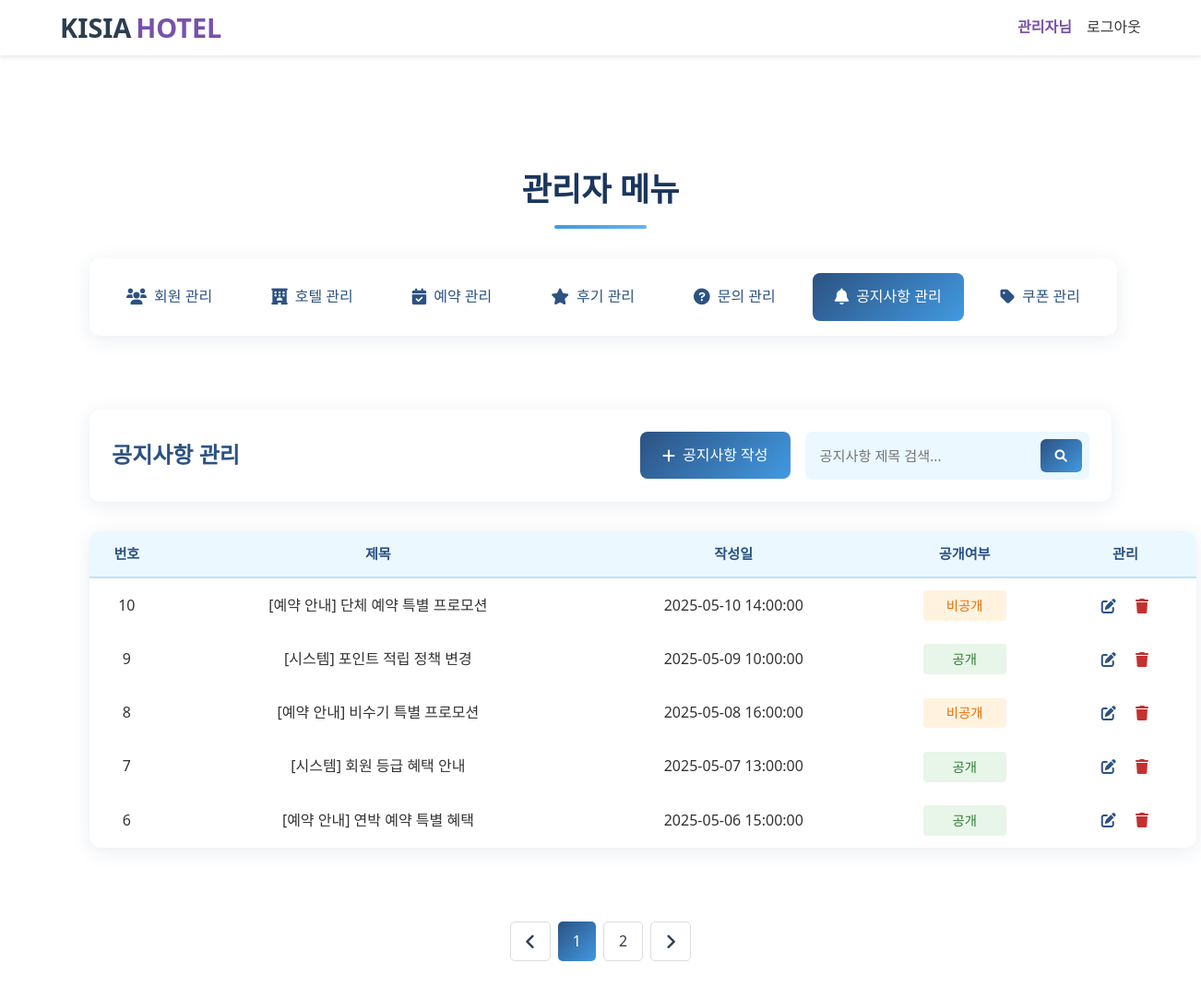
The page /admin/admin.php?tab=notices (signed in) on the database its author committed.
### tables this page shows
CREATE TABLE notices (
    notice_id INT PRIMARY KEY AUTO_INCREMENT,
    user_id INT NOT NULL,
    title VARCHAR(255) NOT NULL,
    content TEXT NOT NULL,
    created_at DATETIME DEFAULT CURRENT_TIMESTAMP,
    is_released BOOLEAN DEFAULT TRUE,
    FOREIGN KEY (user_id) REFERENCES users(user_id)
);

### src/includes/info_for_admin.php (called while the page is built, shortened)
<?php
include_once __DIR__ . '/../includes/db_connection.php';
$current_tab = isset($_GET['tab']) ? $_GET['tab'] : 'users';
$items_per_page = 5;
$page = isset($_GET['page']) ? (int)$_GET['page'] : 1;
$offset = ($page - 1) * $items_per_page;
if ($current_tab === 'users') {
    if (isset($_GET['user_name_search']) && trim($_GET['user_name_search']) !== '') {
        $keyword = trim($_GET['user_name_search']);
        $count_sql = "SELECT COUNT(*) as total FROM users WHERE username LIKE '%$keyword%'";
        $count_result = $conn->query($count_sql);
        $total_items = $count_result->fetch_assoc()['total'];
        $total_pages = ceil($total_items / $items_per_page);
        $sql = "SELECT * FROM users WHERE username LIKE '%$keyword%' ORDER BY user_id ASC LIMIT $offset, $items_per_page";
        $result = $conn->query($sql);
        $users = [];
        if ($result && $result->num_rows > 0) {
            while ($row = $result->fetch_assoc()) {
                $users[] = $row;
            }
        }
    }
    else {
        $count_sql = "SELECT COUNT(*) as total FROM users";
        $count_result = $conn->query($count_sql);
        $total_items = $count_result->fetch_assoc()['total'];
        $total_pages = ceil($total_items / $items_per_page);
        $sql = "SELECT * FROM users ORDER BY user_id ASC LIMIT $offset, $items_per_page";
        $result = $conn->query($sql);
        $users = [];
        if ($result && $result->num_rows > 0) {
            while ($row = $result->fetch_assoc()) {
                $users[] = $row;
            }
        }
    }
}
else if ($current_tab === 'notices') {
    if (isset($_GET['notice_title_search']) && trim($_GET['notice_title_search']) !== '') {
        $keyword = trim($_GET['notice_title_search']);
        $count_sql = "SELECT COUNT(*) as total FROM notices WHERE title LIKE '%$keyword%'";
        $count_result = $conn->query($count_sql);
        $total_items = $count_result->fetch_assoc()['total'];
        $total_pages = ceil($total_items / $items_per_page);
        $sql = "SELECT n.*, u.username
                FROM notices n
                JOIN users u ON n.user_id = u.user_id
                WHERE n.title LIKE '%$keyword%'
                ORDER BY n.notice_id DESC
                LIMIT $offset, $items_per_page";
        $result = $conn->query($sql);
        $notices = [];
        if ($result && $result->num_rows > 0) {
            while ($row = $result->fetch_assoc()) {
                $notices[] = $row;
            }
        }
    }
    else {
        $sql = "SELECT n.*, u.username
                FROM notices n
                JOIN users u ON n.user_id = u.user_id
                ORDER BY n.notice_id DESC
                LIMIT $offset, $items_per_page";
        $result = $conn->query($sql);
        $notices = [];
        if ($result && $result->num_rows > 0) {
            while ($row = $result->fetch_assoc()) {
                $notices[] = $row;
            }
        }
    }
}
?>

### src/admin/admin.php (the view, shortened to what this page needs)
<?php
include_once __DIR__ . '/../includes/header.php';
include_once __DIR__ . '/../includes/info_for_admin.php';
?>
    <main class="admin-container">
        <h2 class="admin-title">관리자 메뉴</h2>
        <div class="admin-menu">
            <ul>
                <li class="active" data-tab="users">
                    <i class="fas fa-users"></i>
                    회원 관리
                </li>
                <li data-tab="hotels">
                    <i class="fas fa-hotel"></i>
                    호텔 관리
                </li>
                <li data-tab="reservations">
                    <i class="fas fa-calendar-check"></i>
                    예약 관리
                </li>
                <li data-tab="reviews">
                    <i class="fas fa-star"></i>
                    후기 관리
                </li>
                <li data-tab="inquiries">
                    <i class="fas fa-question-circle"></i>
                    문의 관리
                </li>
                <li data-tab="notices">
                    <i class="fas fa-bell"></i>
                    공지사항 관리
                </li>
                <li data-tab="coupons">
                    <i class="fas fa-tag"></i>
                    쿠폰 관리
                </li>
            </ul>
        </div>
        <div class="admin-content">
            <section id="notices" class="content-section">
                <div class="section-header">
                    <h2>공지사항 관리</h2>
                    <div class="search-form-container">
                        <div class="section-actions">
                            <a href="notice-write.php" class="add-btn"><i class="fas fa-plus"></i> 공지사항 작성</a>
                        </div>
                        <form method="get" action="../includes/info_for_admin.php">
                            <div class="admin-search-box">
                                <input type="text" name="notice_title_search" placeholder="공지사항 제목 검색...">
                                <button><i class="fas fa-search"></i></button>
                            </div>
                        </form>
                    </div>
                </div>
                <?php if (empty($notices)): ?>
                    <div class="admin-no-results">검색 결과가 없습니다.</div>
                <?php else: ?>
                    <div class="table-container">
                        <table class="admin-table">
                            <thead>
                                <tr>
                                    <th>번호</th>
                                    <th>제목</th>
                                    <th>작성일</th>
                                    <th>공개여부</th>
                                    <th>관리</th>
                                </tr>
                            </thead>
                            <tbody>
                                <?php foreach ($notices as $notice): ?>
                                    <tr>
                                        <td><?= $notice['notice_id'] ?></td>
                                        <td><?= $notice['title'] ?></td>
                                        <td><?= $notice['created_at'] ?></td>
                                        <td>
                                            <?php if ($notice['is_released']): ?>
                                                <span class="status-complete">공개</span>
                                            <?php else: ?>
                                                <span class="status-pending">비공개</span>
                                            <?php endif; ?>
                                        </td>
                                        <td>
                                            <form method="get" action="../admin/notice-edit.php">
                                                <button name="notice_edit" class="action-btn edit" value="<?= $notice['notice_id'] ?>"><i class="fas fa-edit"></i></button>
                                            </form>
                                            <form method="get" action="../action/admin_delete_action.php">
                                                <button name="notice_delete" class="action-btn delete" value="<?= $notice['notice_id'] ?>"><i class="fas fa-trash"></i></button>
                                            </form>
                                        </td>
                                    </tr>
                                <?php endforeach; ?>
                            </tbody>
                        </table>
                    </div>
                    <?php
                    if (isset($_GET['notice_title_search'])) {
                        searchPagination($page, $total_pages, 'notices', $_GET['notice_title_search']);
                    } else {
                        Adminpagination($page, $total_pages, 'notices');
                    }
                    ?>
                <?php endif; ?>
            </section>
        </div>
    </main>
<?php include_once __DIR__ . '/../includes/footer.php'; ?>
</body>
</html>

### src/style/styles.css (style rules this page uses)
* { margin: 0; padding: 0; box-sizing: border-box; font-family: 'Segoe UI', Tahoma, Geneva, Verdana, sans-serif; }
body { line-height: 1.6; color: #333; }
a { text-decoration: none; color: inherit; }

### src/style/mypage.css (style rules this page uses)
.content-section { display: none; }
.content-section.active { display: block; }

### src/style/inquiry.css (style rules this page uses)
.status-complete, .status-pending { display: inline-block; padding: 0.3rem 0.8rem; border-radius: 4px; font-size: 0.9rem; font-weight: 500; width: 90px; text-align: center; }
.status-complete { background-color: #e8f5e9; color: #2e7d32; width: 90px; }
.status-pending { background-color: #fff3e0; color: #ef6c00; width: 90px; }

### src/style/review.css (style rules this page uses)
.action-btn { display: flex; align-items: center; gap: 0.3rem; color: #666; cursor: pointer; border: none; background: none; font-size: 0.9rem; transition: color 0.3s; white-space: nowrap; }
.action-btn i { margin-right: 0; }

### rows shown on the page
notices: notice_id "10", title "[예약 안내] 단체 예약 특별 프로모션", created_at "2025-05-10 14:00:00", is_released "비공개"
notices: notice_id "9", title "[시스템] 포인트 적립 정책 변경", created_at "2025-05-09 10:00:00", is_released "공개"
notices: notice_id "8", title "[예약 안내] 비수기 특별 프로모션", created_at "2025-05-08 16:00:00", is_released "비공개"
notices: notice_id "7", title "[시스템] 회원 등급 혜택 안내", created_at "2025-05-07 13:00:00", is_released "공개"
notices: notice_id "6", title "[예약 안내] 연박 예약 특별 혜택", created_at "2025-05-06 15:00:00", is_released "공개"

### other values the page prints
$_SESSION['username'] "관리자"
